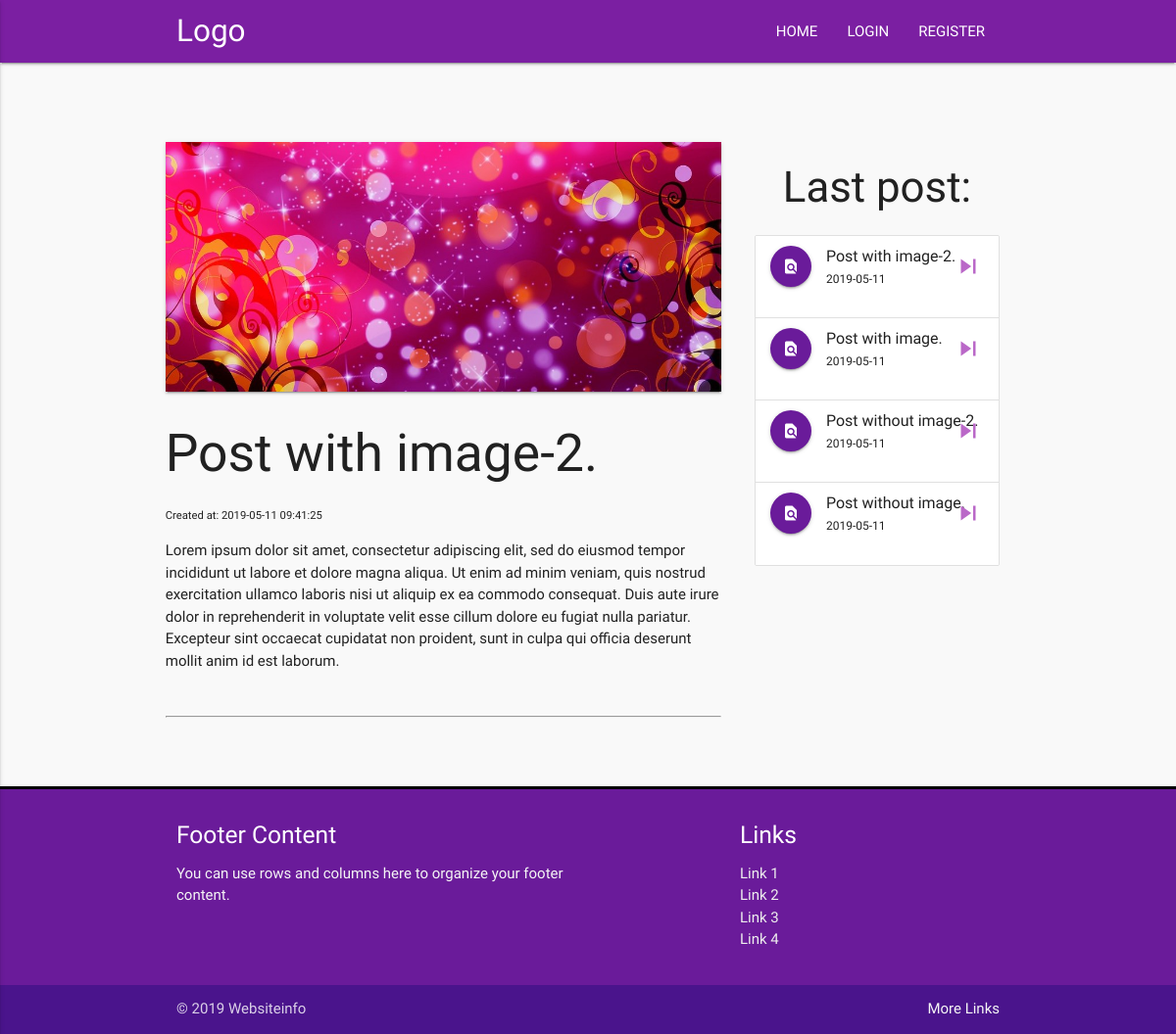
Page /posts/Post-with-image-2 on the committed database.
### tables this page shows
CREATE TABLE `posts` (
  `id` int(11) NOT NULL,
  `category_id` int(11) NOT NULL,
  `user_id` int(11) NOT NULL,
  `title` varchar(255) NOT NULL,
  `slug` varchar(255) NOT NULL,
  `body` text NOT NULL,
  `post_image` varchar(255) NOT NULL,
  `created_at` timestamp NOT NULL DEFAULT CURRENT_TIMESTAMP
);

### application/controllers/Posts.php (called while the page is built, shortened)
<?php if ( ! defined('BASEPATH')) exit('No direct script access allowed');
	class Posts extends CI_Controller{
        public function __construct(){
	        $this->load->model('post_model');
        }
		public function view($slug = NULL){
			$data['post'] = $this->post_model->get_posts($slug);
			$data['title'] = $data['post']['title'];
			$sitebar_data['sitebar_posts'] = $this->post_model->get_posts();
			$data['sitebar'] = $this->load->view('templates/sitebar', $sitebar_data, true);
			$this->load->view('templates/header', $data);
			$this->load->view('posts/view', $data);
			$this->load->view('templates/footer');
		}
	}

### index.php (called while the page is built, shortened)
<?php
require_once BASEPATH.'core/CodeIgniter.php';

### application/models/Post_model.php (called while the page is built, shortened)
<?php
	class Post_model extends CI_Model{
		public function get_posts($slug = FALSE, $limit = FALSE, $offset = FALSE){
			if($slug === FALSE){
				$this->db->order_by('posts.id', 'DESC');
				$this->db->join('categories', 'categories.id = posts.category_id');
				$this->db->select('*');
				$this->db->select('DATE_FORMAT(posts.created_at, "%Y-%m-%d") as created_at');
				$this->db->from('posts');
				$query = $this->db->get();
				return $query->result_array();
			}
			$query = $this->db->get_where('posts', array('slug' => $slug));
			return $query->row_array();
		}
	}

### application/views/templates/sitebar.php (the view)
<div class="col s12 m4">
	<h3 class="center-align">Last post:</h3>
	<div class="col s12 m12">
		<ul class="collection">
			<?php foreach($sitebar_posts as $post) : ?>
		        <li class="collection-item avatar">
		        	<i class="material-icons circle purple darken-3 z-depth-1">find_in_page</i>
		        	<span class="title"><?php echo $post['title']; ?></span>
		        	<p style="font-size: 0.8rem;"><?php echo $post['created_at']; ?></p>
		        	<div><a href="<?php echo site_url('/posts/'.$post['slug']); ?>" class="secondary-content" style="color: #ba68c8;"><i class="small material-icons">skip_next</i></a></div>
		        </li>
		  	<?php endforeach ?>
	  	</ul>
	</div>
</div>

### application/views/posts/view.php (shortened to what this page needs)
<div class="row">
	<div class="col s12 m8">
        <?php if(!empty($post['post_image'])) : ?>
        <img class="responsive-img z-depth-1" src="<?php echo site_url(); ?>assets/images/posts/<?php echo $post['post_image']; ?>">
        <?php endif; ?>
        <h2><?php echo $post['title']; ?></h2>
		<small class="post-date">Created at: <?php echo $post['created_at']; ?></small>
		<div class="post-body">
			<?php echo $post['body']; ?>
		</div>
		<br>
		<hr>
		<br>
	</div>
	<?=$sitebar?>
</div>

### assets/css/custom.css (style rules this page uses)
html { font-family: 'Saira Semi Condensed', sans-serif; }
body { background-color: #f9f9f9; }

### rows in the picture
posts: post_image (picture), title "Post with image-2.", created_at "2019-05-11 09:41:25", body "Lorem ipsum dolor sit amet, consectetur adipiscing elit, sed do eiusmod tempor incididunt ut labore et dolore magna aliqua. Ut enim ad minim veniam, quis nostrud exercitation ullamco laboris nisi ut aliquip ex ea commodo consequat. Duis aute irure dolor in reprehenderit in voluptate velit esse cillum dolore eu fugiat nulla pariatur. Excepteur sint occaecat cupidatat non proident, sunt in culpa qui officia deserunt mollit anim id est laborum.", created_at "2019-05-11"
posts: title "Post with image.", created_at "2019-05-11"
posts: title "Post without image-2.", created_at "2019-05-11"
posts: title "Post without image.", created_at "2019-05-11"
